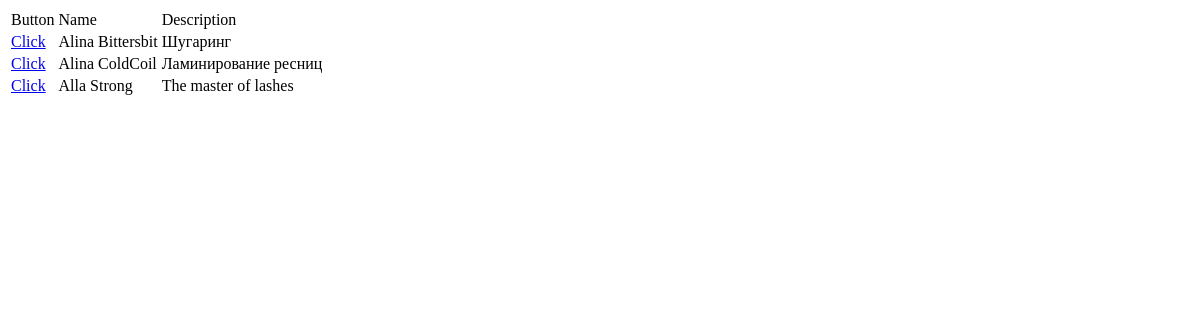
The app's page /master/, older data.
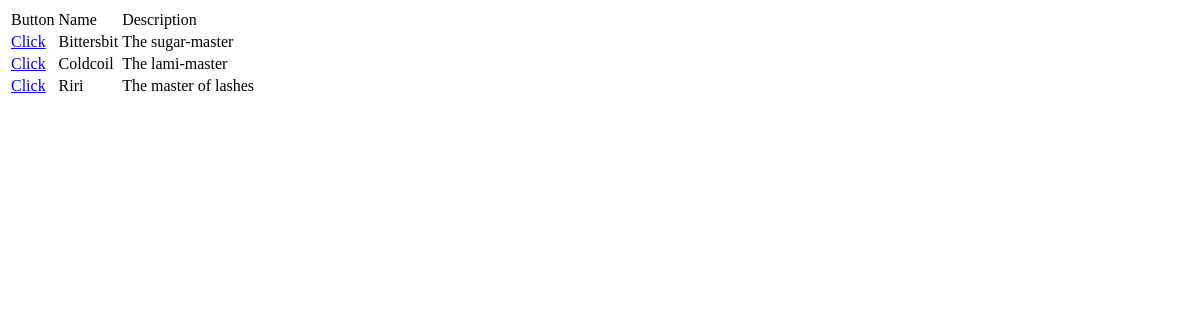
The same page, newer data.
### room/models.py (models this page shows, shortened)
class Master(models.Model):
    name = models.CharField(max_length=100,null=True)
    description = models.CharField(max_length=100,null=True)
    image = models.ImageField(null=True,blank=True,default='')

### room/views.py (the view)
# urls.py: path('master/',master_page,name='master'),
def master_page(request):
    masters = Master.objects.all()
    context = {'masters':masters}
    return render(request,'room/master.html',context)

### room/templates/room/master.html (shortened to what this page needs)
<!DOCTYPE html>
<html lang="en">
<head>
</head>
<body>
<table>
    <tr>
    <td>Button</td>
    <td>Name</td>
    <td>Description</td>
    </tr>
    {% for master in masters %}
    <tr>
        <td><a href="{% url 'master_details' master.id %}">Click</a></td>
    <td>{{ master.name }}</td>
    <td>{{ master.description }}</td>
    </tr>
    {% endfor %}
</table>
</body>
</html>

Row changes from the older to the newer data that the page shows:
changed Master: name "Alina Bittersbit" → "Bittersbit"; description "Шугаринг" → "The sugar-master"
changed Master: name "Alina ColdCoil" → "Coldcoil"; description "Ламинирование ресниц" → "The lami-master"
changed Master "The master of lashes": name "Alla Strong" → "Riri"
